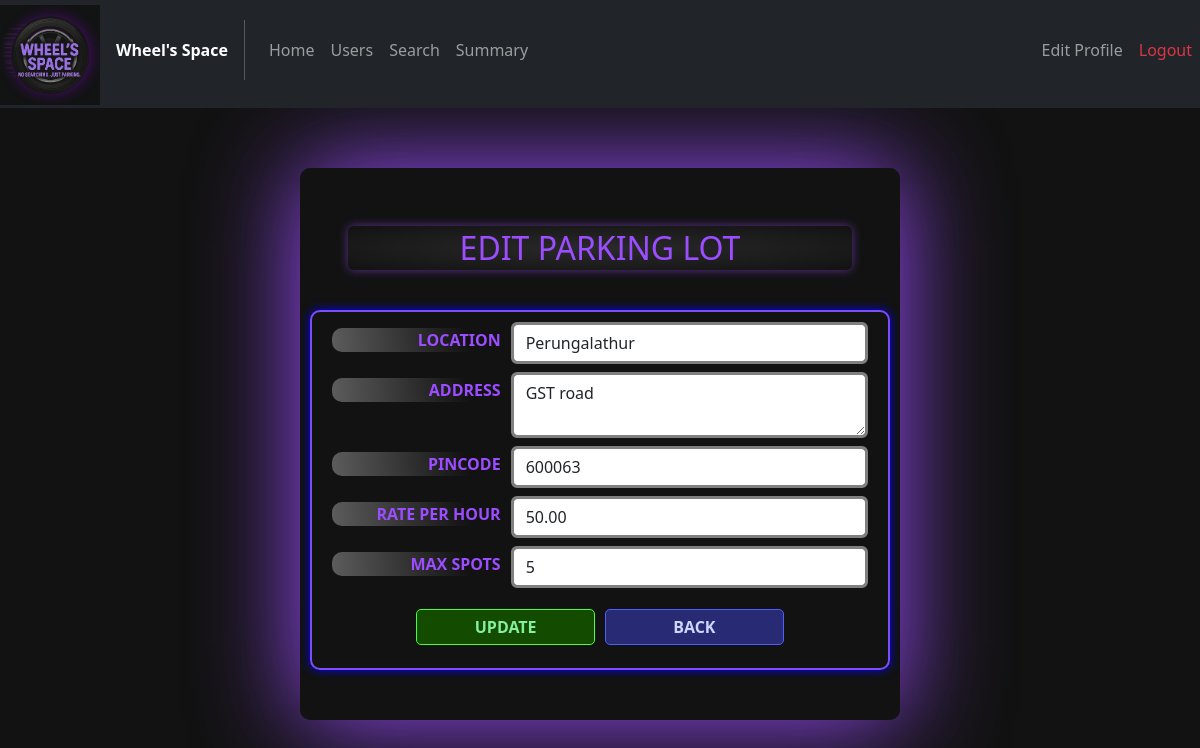
Page /editlot/4 on the committed database.
### models/Lots.py (models this page shows)
class Lots(db.Model):
    __tablename__ = "Lots"
    lot_id   = db.Column(db.Integer, primary_key=True)
    location = db.Column(db.String(30), unique = True, nullable=False)
    price    = db.Column(db.Numeric(10, 2), nullable=False)
    address  = db.Column(db.String(100), nullable = False)
    pincode  = db.Column(db.Integer, nullable=False)
    max_spots= db.Column(db.Integer, nullable=False)
    spots    = db.relationship("Spots",back_populates = "lot")

### controllers/admin_routes.py (the view)
@admin_routes.route("/editlot/<int:lot_id>", methods=["GET", "POST"])
def editlot(lot_id):
    lot = Lots.query.filter_by(lot_id=lot_id).first()
    if lot==None:
        return "ERROR editlot lot not found!"
    if request.method == "POST":
        lot_loc = request.form.get("location")
        lot_address = request.form.get("address")
        pincode = request.form.get("pincode")
        rate = request.form.get("rate-per-hour")
        max_spots = request.form.get("max-spots")
        if lot_loc=="":
            return render_template("admin_edit_lot.html",lot = lot, bad_alert=True, hide_alert=False, alert_text="Location cannot be empty")
        if pincode=="":
            return render_template("admin_edit_lot.html",lot = lot, bad_alert=True, hide_alert=False, alert_text="Pincode cannot be empty")
        if lot_address=="":
            return render_template("admin_edit_lot.html",lot = lot, bad_alert=True, hide_alert=False, alert_text="Address cannot be empty")
        if rate=="":
            return render_template("admin_edit_lot.html",lot = lot, bad_alert=True, hide_alert=False, alert_text="Rate per hour cannot be empty")
        if max_spots=="":
            return render_template("admin_edit_lot.html",lot = lot, bad_alert=True, hide_alert=False, alert_text="Max spots cannot be empty")
        if int(max_spots)<lot.max_spots:
            return render_template("admin_edit_lot.html",lot = lot, bad_alert=True, hide_alert=False, alert_text = "Cannot reduce max spots. manually delete spots individually")
        if float(rate)<0:
            return render_template("admin_edit_lot.html",lot = lot, bad_alert=True, hide_alert=False, alert_text="Rate per hour must be positive")
        lot.location = lot_loc
        lot.address = lot_address
        lot.pincode = int(pincode)
        lot.rate = float(rate)
        for i in range(int(max_spots)-lot.max_spots):
            new_spot = Spots(
                lot_id = lot.lot_id,
                status = Status.A
            )
            db.session.add(new_spot)
        lot.max_spots = int(max_spots)
        db.session.commit()
        return render_template("admin_edit_lot.html",lot = lot, bad_alert=False, hide_alert=False, alert_text="LOT UPDATION SUCCESS")
    else:
        return render_template("admin_edit_lot.html",lot = lot, hide_alert=True)

### templates/admin_edit_lot.html (shortened to what this page needs)
<!DOCTYPE html>
<html lang="en">
<head>
    <link href="https://cdn.jsdelivr.net/npm/bootstrap@5.2.3/dist/css/bootstrap.min.css" rel="stylesheet">
    <link rel="stylesheet" href="../static/css/General_style.css">
    <link rel="stylesheet" href="../static/css/Admin_style.css">
</head>
<body>
    <nav class="navbar navbar-expand-lg navbar-dark bg-dark my-nav-bar">
        <div class="navbar-brand logo">
            <img src = "{{url_for('static', filename='images/logo.png')}}" alt="WHEEL'S SPACE LOGO" id="logo" class="img-fluid mb-5">
        </div>
        <span class="fw-bold text-white">Wheel's Space</span>
        <div class="collapse navbar-collapse" id = "navbarelements">
            <ul class="navbar-nav me-auto">
                <li class="nav-item">
                    <a href="{{url_for('admin_routes.adminhome')}}" class="nav-link my-nav-link">Home</a>
                </li>
                <li class="nav-item">
                    <a href="{{url_for('admin_routes.adminusers')}}" class="nav-link my-nav-link">Users</a>
                </li>
                <li class="nav-item">
                    <a href="{{url_for('admin_routes.adminsearch')}}" class="nav-link my-nav-link">Search</a>
                </li>
                <li class="nav-item">
                    <a href="{{url_for('admin_routes.adminsummary')}}" class="nav-link my-nav-link">Summary</a>
                </li>
            </ul>
            <ul class="navbar-nav">
                <li class="nav-item">
                    <a href="{{url_for('admin_routes.adminedit')}}" class="nav-link my-nav-link">Edit Profile</a>
                </li>
                <li class="nav-item">
                    <a href="{{url_for('auth_rbac.logout')}}" class="nav-link my-nav-link text-danger">Logout</a>
                </li>
            </ul>
        </div>
    </nav>
    <div class="span-box container">
        <div class="row  mb-4 py-2 justify-content-center">
            <div class="view-highlight h2 col-10">EDIT PARKING LOT</div>
        </div>
        <form class="form-style form my-form" action="{{ url_for('admin_routes.editlot', lot_id=lot.lot_id) }}" method="POST">
            <div class="mb-2 d-flex">
                <label for="location" class="form-label col-4">Location</label>
                <input class="form-control my-form-input" type="text" name="location" id="location" value="{{ lot.location }}">
            </div>
            <div class="mb-2 d-flex">
                <label for="address" class="form-label col-4">Address</label>
                <textarea name="address" id="address" rows="2" class="form-control my-form-input">{{ lot.address }}</textarea>
            </div>
            <div class="mb-2 d-flex">
                <label for="pincode" class="form-label col-4">Pincode</label>
                <input class="form-control my-form-input" type="number" name="pincode" id="pincode" value="{{ lot.pincode }}" min="0" max="999999">
            </div>
            <div class="mb-2 d-flex">
                <label for="rate-per-hour" class="form-label col-4">Rate Per Hour</label>
                <input class="form-control my-form-input" type="number" name="rate-per-hour" id="rate-per-hour" value="{{ lot.price }}">
            </div>
            <div class="mb-3 d-flex">
                <label for="max-spots" class="form-label col-4">Max Spots</label>
                <input class="form-control my-form-input" type="number" name="max-spots" id="max-spots" value="{{ lot.max_spots }}">
            </div>
            <div class="mb-2 d-flex justify-content-center">
                <input class="admin-button add-btn col-4" type="submit" value="UPDATE" id="submit">
                <a href="{{ url_for('admin_routes.adminhome') }}" class="admin-button edit-btn col-4">BACK</a>
            </div>
        </form>
    </div>
</body>
</html>

### static/css/General_style.css (style rules this page uses)
body { background-color: #121212; }
.logo { max-width: 100px; max-height: 100px; }
.my-nav-bar { padding-top: 0px; }
.my-nav-link { padding: 10px; }
.view-highlight { display: inline-block; text-align: center !important; padding: 3px; border-radius: 6px; background: radial-gradient(#2a2a2a, #121212); color: #9b4dff; box-shadow: 0 0 10px #9b4dff88; }
.span-box { min-width: 200px; max-width: 600px !important; margin-top: 5%; width: 80%; background-color: #121212; box-shadow: 0px 0px 100px 0px #9b4dff; padding: 50px 10px; border-radius: 10px; }
.edit-btn { background-color: #282b73; color: #cbd7ff; border: 1px solid #4b5fff; }
.add-btn { background-color: #134c00; color: #85ee9f; border: 1px solid #48ff3b; }
.my-form { padding: 10px 20px; border: 2px solid #7c4dff; border-radius: 10px; box-shadow: 0px 0px 10px 0px blue; }
.my-form div { justify-content: center; }
.my-form label { margin-top: 6px; padding-right: 10px; color: #9b4dff; text-transform: uppercase; height: fit-content; font-weight: bold; text-align: right; border-radius: 10px; background: radial-gradient(circle at top right,#ffffff00 25%,#ffffff50 100%); }
.my-form .my-form-input { border: 3px solid gray !important; }

### static/css/Admin_style.css (style rules this page uses)
.admin-button { display: inline-block; text-decoration: none; font-weight: bold; padding: 5px 20px; margin: 5px; border-radius: 5px; transition: 0.2s all linear; text-align: center; cursor: pointer; }

### rows in the picture
Lots: location "Perungalathur", address "GST road", pincode "600063", rate-per-hour "50.00", max-spots "5"
